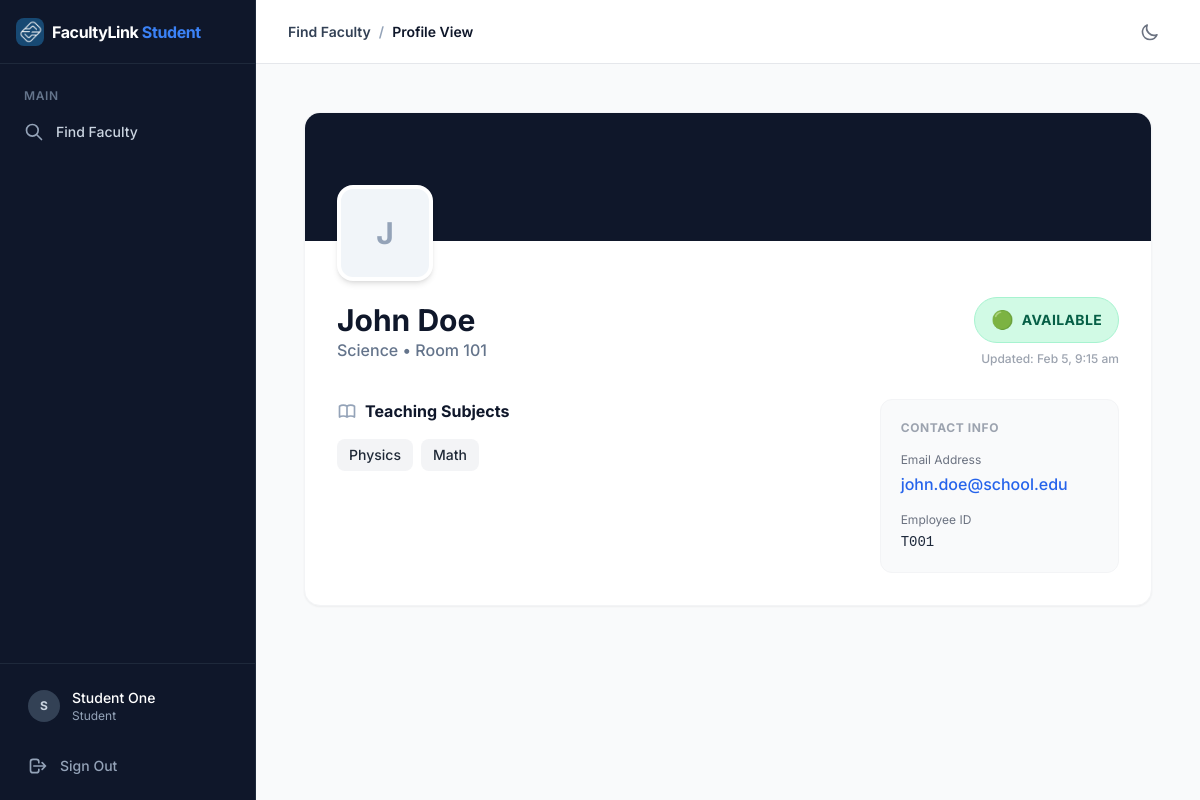
Page /?page=student_teacher&id=2 (signed in) on the committed database.
### tables this page shows
CREATE TABLE IF NOT EXISTS teacher_profiles (
  teacher_user_id BIGINT UNSIGNED PRIMARY KEY,
  employee_no VARCHAR(50) NULL UNIQUE,
  department VARCHAR(120) NULL,
  subjects_json JSON NULL,
  office_text VARCHAR(255) NULL,
  created_at DATETIME NOT NULL DEFAULT CURRENT_TIMESTAMP,
  updated_at DATETIME NULL DEFAULT NULL ON UPDATE CURRENT_TIMESTAMP,
  CONSTRAINT fk_tp_user FOREIGN KEY (teacher_user_id) REFERENCES users(id) ON DELETE CASCADE
);

CREATE TABLE IF NOT EXISTS users (
  id BIGINT UNSIGNED AUTO_INCREMENT PRIMARY KEY,
  role ENUM('admin','teacher','student') NOT NULL,
  name VARCHAR(120) NOT NULL,
  email VARCHAR(190) NOT NULL UNIQUE,
  password_hash VARCHAR(255) NOT NULL,
  is_active TINYINT(1) NOT NULL DEFAULT 1,
  created_at DATETIME NOT NULL DEFAULT CURRENT_TIMESTAMP,
  updated_at DATETIME NULL DEFAULT NULL ON UPDATE CURRENT_TIMESTAMP
);

CREATE TABLE IF NOT EXISTS teacher_status_events (
  id BIGINT UNSIGNED AUTO_INCREMENT PRIMARY KEY,
  teacher_user_id BIGINT UNSIGNED NOT NULL,
  status ENUM('AVAILABLE','IN_CLASS','BUSY','OFFLINE','OFF_CAMPUS') NOT NULL,
  note VARCHAR(255) NULL,
  set_by_user_id BIGINT UNSIGNED NOT NULL,
  set_at DATETIME NOT NULL,
  created_at DATETIME NOT NULL DEFAULT CURRENT_TIMESTAMP,
  INDEX idx_status_teacher_time (teacher_user_id, set_at),
  CONSTRAINT fk_status_teacher FOREIGN KEY (teacher_user_id) REFERENCES users(id) ON DELETE CASCADE,
  CONSTRAINT fk_status_actor FOREIGN KEY (set_by_user_id) REFERENCES users(id) ON DELETE CASCADE
);

### public/index.php (called while the page is built, shortened)
<?php
require __DIR__ . '/../app/auth.php';
$page = $_GET['page'] ?? 'login';
$routes = [
    'login' => __DIR__ . '/../app/pages/login.php',
    'student_dashboard' => __DIR__ . '/../app/pages/student_dashboard.php',
    'student_teacher' => __DIR__ . '/../app/pages/student_teacher.php',
    'teacher_dashboard' => __DIR__ . '/../app/pages/teacher_dashboard.php',
    'admin_dashboard' => __DIR__ . '/../app/pages/admin_dashboard.php',
    'admin_monitor' => __DIR__ . '/../app/pages/admin_monitor.php',
    'profile' => __DIR__ . '/../app/pages/profile.php',
    'login_post' => __DIR__ . '/../app/actions/login_post.php',
    'logout_post' => __DIR__ . '/../app/actions/logout_post.php',
    'teacher_status_post' => __DIR__ . '/../app/actions/teacher_status_post.php',
    'teacher_location_post' => __DIR__ . '/../app/actions/teacher_location_post.php',
    'admin_locations_json' => __DIR__ . '/../app/pages/admin_locations_json.php',
    'public_locations_json' => __DIR__ . '/../app/pages/public_locations_json.php',
    'admin_teachers' => __DIR__ . '/../app/pages/admin_teachers.php',
    'admin_audit' => __DIR__ . '/../app/pages/admin_audit.php',
    'admin_teacher_create' => __DIR__ . '/../app/actions/admin_teacher_create.php',
    'admin_teacher_update' => __DIR__ . '/../app/actions/admin_teacher_update.php',
    'admin_teacher_delete' => __DIR__ . '/../app/actions/admin_teacher_delete.php',
];
require $routes[$page];

### app/auth.php (called while the page is built, shortened)
<?php
function current_user(): ?array {
    return $_SESSION['user'] ?? null;
}

### app/pages/student_teacher.php (the view, shortened to what this page needs)
<?php
$teacher_id = $_GET['id'] ?? null;
$pdo = db();
$stmt = $pdo->prepare("
    SELECT
        u.id, u.name, u.email,
        tp.employee_no, tp.department, tp.office_text, tp.subjects_json
    FROM users u
    LEFT JOIN teacher_profiles tp ON u.id = tp.teacher_user_id
    WHERE u.id = ? AND u.role = 'teacher' AND u.is_active = 1
");
$stmt->execute([$teacher_id]);
$teacher = $stmt->fetch();
$stmtStatus = $pdo->prepare("
    SELECT status, note, set_at
    FROM teacher_status_events
    WHERE teacher_user_id = ?
    ORDER BY set_at DESC
    LIMIT 1
");
$stmtStatus->execute([$teacher_id]);
$latestStatus = $stmtStatus->fetch();
$status = $latestStatus['status'] ?? 'UNKNOWN';
$set_at = $latestStatus['set_at'] ?? null;
$statusConfig = match($status) {
    'AVAILABLE'  => ['bg' => 'bg-emerald-100 dark:bg-emerald-900/30', 'text' => 'text-emerald-800 dark:text-emerald-400', 'border' => 'border-emerald-200 dark:border-emerald-800', 'icon' => '🟢'],
    'IN_CLASS'   => ['bg' => 'bg-amber-100 dark:bg-amber-900/30', 'text' => 'text-amber-800 dark:text-amber-400', 'border' => 'border-amber-200 dark:border-amber-800', 'icon' => '🟠'],
    'BUSY'       => ['bg' => 'bg-rose-100 dark:bg-rose-900/30', 'text' => 'text-rose-800 dark:text-rose-400', 'border' => 'border-rose-200 dark:border-rose-800', 'icon' => '🔴'],
    'OFFLINE'    => ['bg' => 'bg-slate-100 dark:bg-slate-700', 'text' => 'text-slate-600 dark:text-slate-300', 'border' => 'border-slate-200 dark:border-slate-600', 'icon' => '⚫'],
    'OFF_CAMPUS' => ['bg' => 'bg-purple-100 dark:bg-purple-900/30', 'text' => 'text-purple-800 dark:text-purple-400', 'border' => 'border-purple-200 dark:border-purple-800', 'icon' => '🟣'],
    default      => ['bg' => 'bg-gray-100 dark:bg-slate-700', 'text' => 'text-gray-800 dark:text-slate-300', 'border' => 'border-gray-200 dark:border-slate-600', 'icon' => '⚪']
};
$subjects = json_decode($teacher['subjects_json'] ?? '[]', true);
?>
<!DOCTYPE html>
<html lang="en">
<head>
    <link rel="stylesheet" href="/assets/app.css">
</head>
<body class="bg-gray-50 dark:bg-slate-900 min-h-screen transition-colors duration-200 font-sans text-slate-800 dark:text-slate-200">
    <div class="flex h-screen overflow-hidden">
        <aside class="w-64 bg-slate-900 dark:bg-slate-950 text-white flex-shrink-0 hidden md:flex flex-col border-r border-slate-800">
            <div class="h-16 flex items-center px-4 border-b border-slate-800 gap-2">
                <img src="/assets/favicon/web-app-manifest-512x512.png" class="w-7 h-7 rounded-lg" alt="Logo" style="width: 28px; height: 28px;">
                <span class="text-base font-bold tracking-tight" style="white-space: nowrap;">FacultyLink <span class="text-blue-500">Student</span></span>
            </div>
            <nav class="flex-1 px-3 py-6 space-y-1">
                <div class="px-3 mb-2 text-xs font-semibold text-slate-500 uppercase tracking-wider">
                    Main
                </div>
                <a href="/?page=student_dashboard" class="flex items-center px-3 py-2.5 text-sm font-medium text-slate-300 hover:bg-slate-800 hover:text-white rounded-lg group transition-colors">
                    <svg class="w-5 h-5 mr-3 text-slate-400 group-hover:text-white" fill="none" stroke="currentColor" stroke-width="2" viewBox="0 0 24 24"><path stroke-linecap="round" stroke-linejoin="round" d="M21 21l-6-6m2-5a7 7 0 11-14 0 7 7 0 0114 0z"></path></svg>
                    Find Faculty
                </a>
            </nav>
            <div class="p-4 border-t border-slate-800">
                <a href="/?page=profile" class="px-3 mb-4 flex items-center gap-3 hover:bg-slate-800 rounded-lg py-2 transition-colors group">
                     <div class="h-8 w-8 rounded-full bg-slate-700 flex items-center justify-center font-bold text-xs text-slate-300 group-hover:bg-slate-600 group-hover:text-white transition-colors">
                        <?= strtoupper(substr(current_user()['name'], 0, 1)) ?>
                    </div>
                    <div class="overflow-hidden">
                         <div class="text-sm font-medium text-white truncate group-hover:text-blue-400 transition-colors"><?= htmlspecialchars(current_user()['name']) ?></div>
                         <div class="text-xs text-slate-400 truncate">Student</div>
                    </div>
                </a>
                <a href="/?page=logout_post" class="flex items-center px-3 py-2 text-sm font-medium text-slate-400 hover:text-white hover:bg-slate-800 rounded-lg transition-colors">
                    <svg class="w-5 h-5 mr-3" fill="none" stroke="currentColor" stroke-width="2" viewBox="0 0 24 24"><path stroke-linecap="round" stroke-linejoin="round" d="M17 16l4-4m0 0l-4-4m4 4H7m6 4v1a3 3 0 01-3 3H6a3 3 0 01-3-3V7a3 3 0 013-3h4a3 3 0 013 3v1"></path></svg>
                    Sign Out
                </a>
            </div>
        </aside>
        <main class="flex-1 overflow-y-auto">
            <div class="hidden md:flex bg-white dark:bg-slate-800 border-b border-gray-200 dark:border-slate-700 h-16 items-center justify-between px-8 sticky top-0 z-10 transition-colors duration-200">
                 <div class="text-sm text-slate-700 dark:text-slate-300 font-semibold flex items-center gap-2">
                    <a href="/?page=student_dashboard" class="hover:text-blue-600 dark:hover:text-blue-400 transition-colors">Find Faculty</a>
                    <span class="text-slate-400">/</span>
                    <span class="text-slate-900 dark:text-white">Profile View</span>
                </div>
                <div class="flex items-center gap-4">
                    <button onclick="window.toggleTheme()" class="p-2 rounded-lg hover:bg-gray-100 dark:hover:bg-slate-700 text-gray-500 dark:text-slate-400 transition-colors">
                        <svg class="w-5 h-5 block dark:hidden" fill="none" stroke="currentColor" viewBox="0 0 24 24"><path stroke-linecap="round" stroke-linejoin="round" stroke-width="2" d="M20.354 15.354A9 9 0 018.646 3.646 9.003 9.003 0 0012 21a9.003 9.003 0 008.354-5.646z"></path></svg>
                    </button>
                </div>
            </div>
            <div class="p-6 md:p-12 max-w-5xl mx-auto">
                <div class="bg-white dark:bg-slate-800 rounded-2xl shadow-sm border border-gray-100 dark:border-slate-700 overflow-hidden transition-colors">
                    <div class="h-32 bg-slate-900 dark:bg-slate-950 w-full relative">
                        <div class="absolute -bottom-10 left-8">
                             <div class="h-24 w-24 rounded-2xl bg-white dark:bg-slate-800 p-1 shadow-md">
                                 <div class="w-full h-full bg-slate-100 dark:bg-slate-700 rounded-xl flex items-center justify-center text-3xl font-bold text-slate-400 dark:text-slate-300">
                                    <?= strtoupper(substr($teacher['name'], 0, 1)) ?>
                                 </div>
                             </div>
                        </div>
                    </div>
                    <div class="pt-14 px-8 pb-8">
                        <div class="flex flex-col md:flex-row justify-between items-start md:items-center mb-8">
                            <div>
                                <h1 class="text-3xl font-bold text-slate-900 dark:text-white"><?= htmlspecialchars($teacher['name']) ?></h1>
                                <p class="text-slate-500 dark:text-slate-400 font-medium"><?= htmlspecialchars($teacher['department'] ?? 'General Faculty') ?> &bull; <?= htmlspecialchars($teacher['office_text'] ?? 'Main Office') ?></p>
                            </div>
                            <div class="mt-4 md:mt-0 flex flex-col items-end">
                                <div class="flex items-center space-x-2 px-4 py-2 rounded-full border <?= $statusConfig['bg'] ?> <?= $statusConfig['border'] ?>">
                                    <span class="text-lg"><?= $statusConfig['icon'] ?></span>
                                    <span class="font-bold <?= $statusConfig['text'] ?> tracking-wide text-sm"><?= htmlspecialchars($status) ?></span>
                                </div>
                                <div class="text-xs text-gray-400 dark:text-slate-500 mt-2 font-medium">
                                    Updated: <?= $set_at ? date('M j, g:i a', strtotime($set_at)) : 'N/A' ?>
                                </div>
                            </div>
                        </div>
                        <div class="grid grid-cols-1 md:grid-cols-3 gap-8">
                            <div class="md:col-span-2 space-y-8">
                                <div>
                                    <h3 class="text-slate-900 dark:text-white font-bold mb-4 flex items-center">
                                        Teaching Subjects
                                    </h3>
                                    <?php if (!empty($subjects)): ?>
                                        <div class="flex flex-wrap gap-2">
                                            <?php foreach($subjects as $sub): ?>
                                                <span class="inline-flex items-center px-3 py-1.5 rounded-lg text-sm font-medium bg-gray-100 dark:bg-slate-700 text-gray-800 dark:text-slate-200 hover:bg-gray-200 dark:hover:bg-slate-600 transition-colors">
                                                    <?= htmlspecialchars($sub) ?>
                                                </span>
                                            <?php endforeach; ?>
                                        </div>
                                    <?php else: ?>
                                        <p class="text-gray-400 dark:text-slate-500 italic">No subjects listed.</p>
                                    <?php endif; ?>
                                </div>
                            </div>
                            <div class="space-y-6">
                                <div class="bg-gray-50 dark:bg-slate-700/30 rounded-xl p-5 border border-gray-100 dark:border-slate-700">
                                    <h4 class="text-xs font-bold text-gray-400 dark:text-slate-500 uppercase tracking-wider mb-4">Contact Info</h4>
                                    <div class="mb-4">
                                        <div class="text-xs text-gray-500 dark:text-slate-400 mb-1">Email Address</div>
                                        <a href="mailto:<?= htmlspecialchars($teacher['email']) ?>" class="text-blue-600 dark:text-blue-400 hover:text-blue-800 dark:hover:text-blue-300 font-medium break-all">
                                            <?= htmlspecialchars($teacher['email']) ?>
                                        </a>
                                    </div>
                                     <div>
                                        <div class="text-xs text-gray-500 dark:text-slate-400 mb-1">Employee ID</div>
                                        <div class="text-slate-800 dark:text-slate-200 font-mono text-sm"><?= htmlspecialchars($teacher['employee_no'] ?? 'N/A') ?></div>
                                    </div>
                                </div>
                            </div>
                        </div>
                    </div>
                </div>
            </div>
        </main>
    </div>
</body>
</html>

### rows in the picture
teacher_profiles: teacher_user_id.name "J", teacher_user_id.name "John Doe", department "Science", office_text "Room 101", subjects_json "Physics", subjects_json "Math", teacher_user_id.email "john.doe@school.edu", employee_no "T001"
teacher_status_events: status "🟢", status "AVAILABLE", set_at "Feb 5, 9:15 am"

### other values in the picture
substr(current_user()['name'], 0, 1) "S"
current_user()['name'] "Student One"
